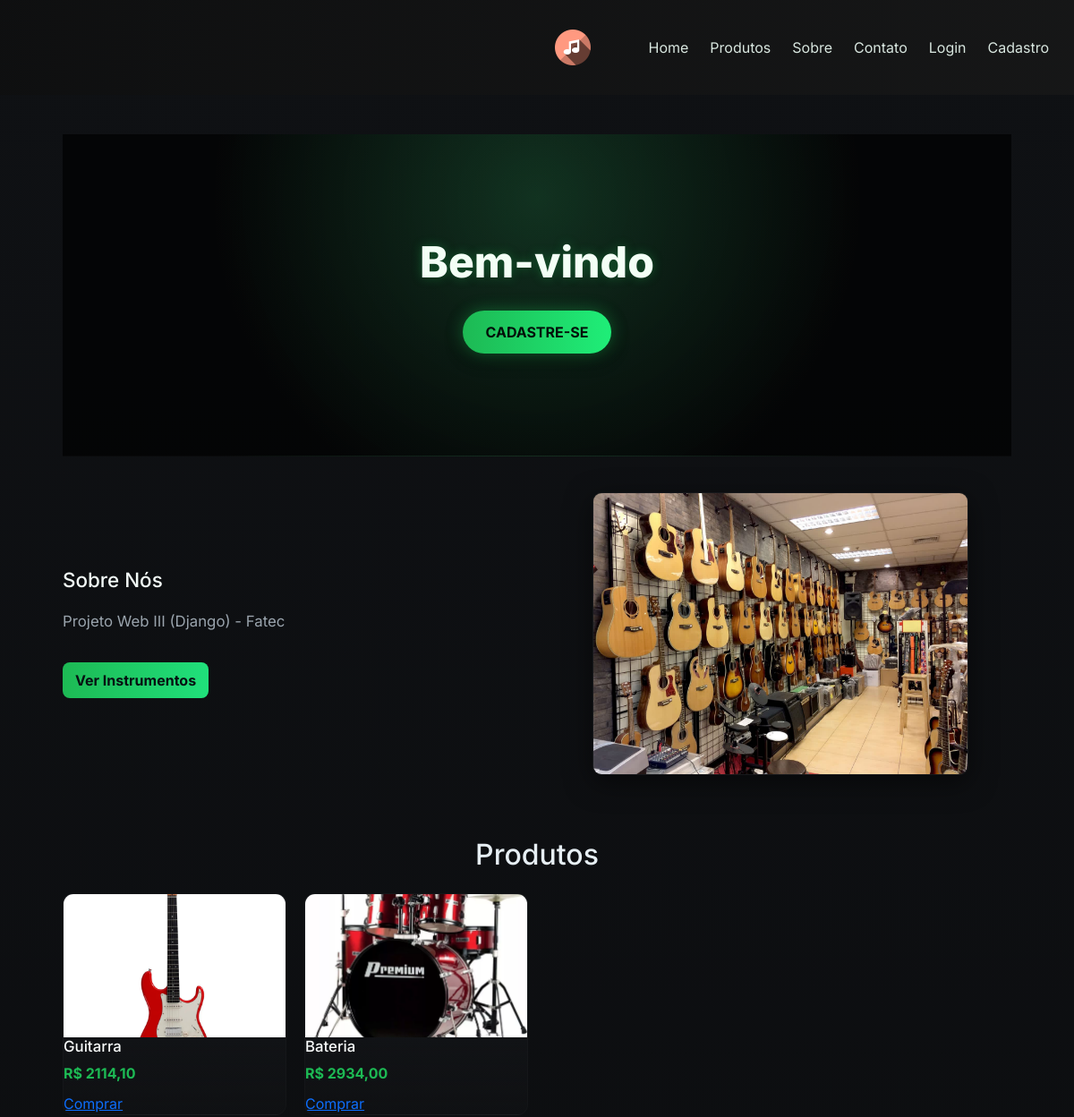
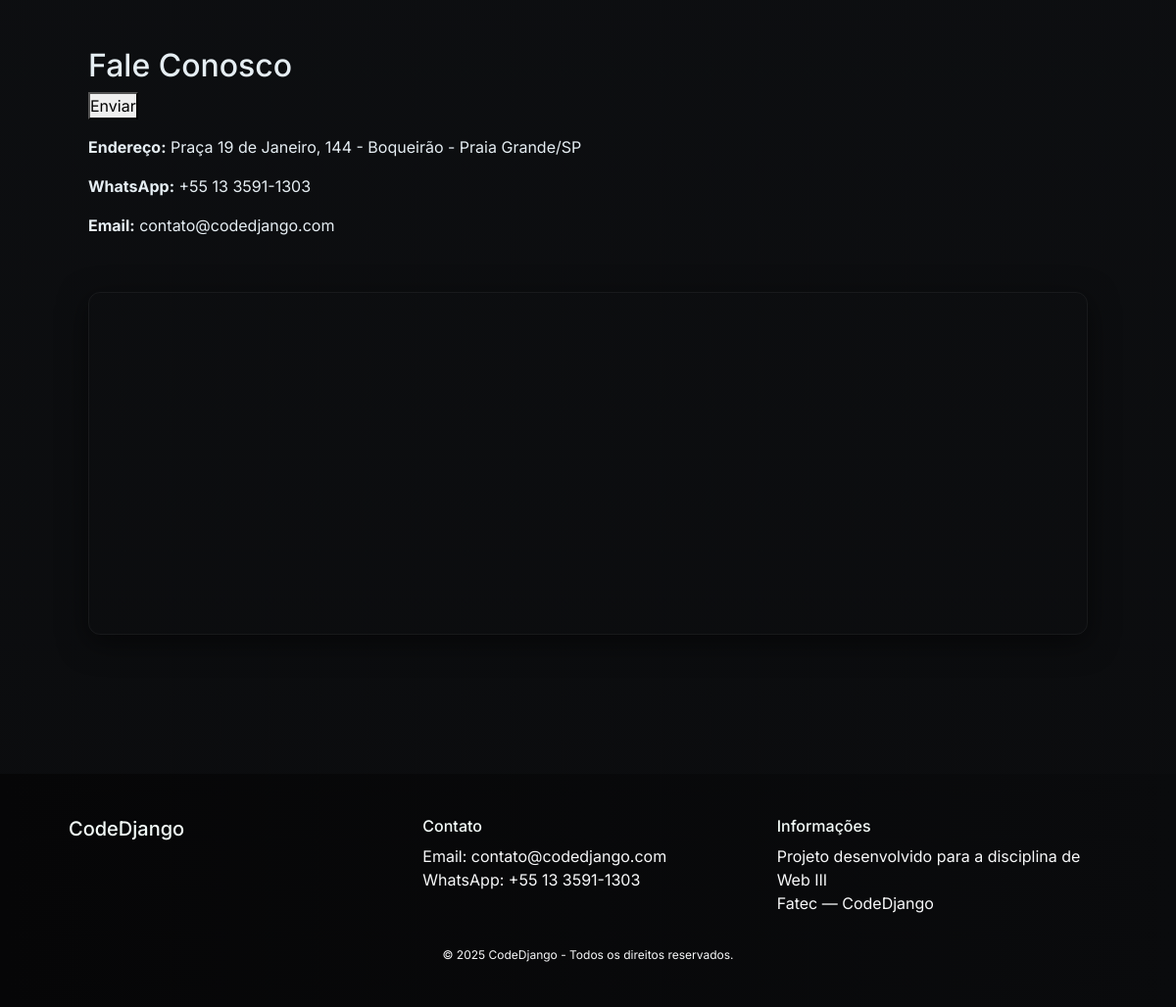
The page / on the database its author committed (2 pictures, top to bottom).
### core/models.py (models this page shows, shortened)
class Pagina(models.Model):
    nome_do_site = models.CharField(max_length=100)
    logo_do_site = models.ImageField(upload_to='logos/')
    texto_chamada = models.CharField(max_length=200)
    texto_sobre = models.TextField()
    imagem_sobre = models.ImageField(upload_to='sobre/')
    endereco = models.CharField(max_length=200)
    email = models.EmailField()
    whatsapp = models.CharField(max_length=20)
    criado_em = models.DateTimeField(auto_now_add=True)
    atualizado_em = models.DateTimeField(auto_now=True)

class Produto(models.Model):
    nome = models.CharField(max_length=100)
    estoque = models.PositiveIntegerField()
    preco = models.DecimalField(max_digits=10, decimal_places=2)
    descricao = models.TextField()
    foto = models.ImageField(upload_to='produtos/')
    criado_em = models.DateTimeField(auto_now_add=True)
    atualizado_em = models.DateTimeField(auto_now=True)

### core/views.py (the view)
# urls.py: path('', views.index, name='index'),
def index(request):
    pagina = Pagina.objects.first()
    produtos = Produto.objects.all()
    return render(request, 'core/index.html', {
        'pagina': pagina,
        'produtos': produtos
    })

### core/context_processors/pagina_context.py (called while the page is built)
def pagina_context(request):
    return {
        'pagina_global': Pagina.objects.first()
    }

### core/templates/core/index.html (shortened to what this page needs)
{% extends "core/base.html" %}
{% load static %}
{% block content %}
<section class="hero hero-enhanced">
    <div class="hero-content">
        <h1 class="hero-title">{{ pagina_global.texto_chamada }}</h1>
        <a href="{% url 'cadastro' %}" class="hero-btn hero-btn-glow">
            CADASTRE-SE
        </a>
    </div>
</section>
<section class="sobre container">
    <div class="sobre-texto">
        <h2 class="section-title">Sobre Nós</h2>
        <p class="text-muted-2" style="font-size:1.05rem; line-height:1.7;">
            {{ pagina_global.texto_sobre }}
        </p>
        <a href="{% url 'produtos' %}" class="btn-primary mt-3" style="display:inline-block;">
            Ver Instrumentos
        </a>
    </div>
    <div class="sobre-imagem">
        {% if pagina_global.imagem_sobre %}
            <img src="{{ pagina_global.imagem_sobre.url }}" alt="Sobre nós" class="sobre-img-enhanced">
        {% else %}
            <div class="section-card center">
                <p class="text-muted-2">
                    (Adicione uma imagem em Admin → Pagina → imagem_sobre)
                </p>
            </div>
        {% endif %}
    </div>
</section>
<section class="produtos-section">
    <h2 class="text-center mb-4">Produtos</h2>
    <div class="produtos-container">
        {% for produto in produtos %}
        <div class="card-produto">
            <img src="{{ produto.foto.url }}" alt="{{ produto.nome }}">
            <h3>{{ produto.nome }}</h3>
            <p class="preco">R$ {{ produto.preco }}</p>
            <a href="{% url 'pedido' produto.id %}" class="btn-comprar">Comprar</a>
        </div>
        {% endfor %}
    </div>
</section>
<section class="contato-section container">
    <h2>Fale Conosco</h2>
    <form method="POST" class="form-contato">
        <button type="submit" class="btn-enviar">Enviar</button>
    </form>
    <div class="contato-info mt-3">
        <p><strong>Endereço:</strong> {{ pagina_global.endereco }}</p>
        <p><strong>WhatsApp:</strong> {{ pagina_global.whatsapp }}</p>
        <p><strong>Email:</strong> {{ pagina_global.email }}</p>
    </div>
</section>
<section class="mapa container mb-5">
    <iframe
    style="width: 100%; height: 350px; border-radius: 12px; border:1px solid rgba(255,255,255,0.05); box-shadow:0 8px 30px rgba(0,0,0,0.5);"
    src="https://www.google.com/maps?q=Praça+19+de+Janeiro,+144+-+Boqueirão,+Praia+Grande,+SP,+11700-100&output=embed"
    loading="lazy">
</iframe>
</section>
{% endblock %}

### core/templates/core/base.html (shortened to what this page needs)
{% load static %}
<!DOCTYPE html>
<html lang="pt-br">
<head>
    <link href="https://cdn.jsdelivr.net/npm/bootstrap@5.3.2/dist/css/bootstrap.min.css" rel="stylesheet">
    <link rel="stylesheet" href="{% static 'core/style.css' %}">
</head>
<body>
<nav class="navbar navbar-expand-lg navbar-dark bg-dark">
    <div class="container mt-3">
    </div>
    <div class="container">
        <a class="navbar-brand" href="{% url 'index' %}">
            {% if pagina.logo_do_site %}
                <img src="{{ pagina.logo_do_site.url }}" style="height: 40px;">
            {% else %}
                {{ pagina.nome_do_site }}
            {% endif %}
        </a>
        <div class="collapse navbar-collapse" id="menu">
            <ul class="navbar-nav ms-auto">
                <li class="nav-item">
                    <a class="nav-link" href="{% url 'index' %}">Home</a>
                </li>
                <li class="nav-item">
                    <a class="nav-link" href="{% url 'produtos' %}">Produtos</a>
                </li>
                <li class="nav-item">
                    <a class="nav-link" href="{% url 'sobre' %}">Sobre</a>
                </li>
                <li class="nav-item">
                    <a class="nav-link" href="{% url 'contato' %}">Contato</a>
                </li>
                {% if user.is_authenticated %}
                    <li class="nav-item">
                        <a class="nav-link" href="{% url 'perfil' %}">Perfil</a>
                    </li>
                    <li class="nav-item">
                        <span class="nav-link disabled">
                            Olá, {{ user.username }}
                        </span>
                    </li>
                    <li class="nav-item d-flex align-items-center">
    <form action="{% url 'logout' %}" method="post" class="m-0 p-0">
        {% csrf_token %}
        <button class="nav-link btn p-0 m-0 text-light" style="background:none; border:none;">
            Logout
        </button>
    </form>
</li>
                {% else %}
                    <li class="nav-item">
                        <a class="nav-link" href="{% url 'login' %}">Login</a>
                    </li>
                    <li class="nav-item">
                        <a class="nav-link" href="{% url 'cadastro' %}">Cadastro</a>
                    </li>
                {% endif %}
            </ul>
        </div>
    </div>
</nav>
<div class="container mt-4 mb-5">
    {% block content %}
    {% endblock %}
</div>
<footer class="bg-dark text-light mt-5 pt-4 pb-4">
    <div class="container">
        <div class="row">
            <div class="col-md-4 mb-3">
                <h5>{{ pagina_global.nome_do_site }}</h5>
            </div>
            <div class="col-md-4 mb-3">
                <h6>Contato</h6>
                <p style="margin: 0;">Email: {{ pagina_global.email }}</p>
                <p style="margin: 0;">WhatsApp: {{ pagina_global.whatsapp }}</p>
            </div>
            <div class="col-md-4 mb-3">
                <h6>Informações</h6>
                <p style="margin: 0;">Projeto desenvolvido para a disciplina de Web III</p>
                <p style="margin: 0;">Fatec — {{ pagina_global.nome_do_site }}</p>
            </div>
        </div>
        <div class="text-center mt-3" style="font-size: 12px;">
            © 2025 {{ pagina_global.nome_do_site }} - Todos os direitos reservados.
        </div>
    </div>
</footer>
</body>
</html>

### core/static/core/style.css (style rules this page uses)
* { box-sizing: border-box; margin:0; padding:0; font-family: Inter, system-ui, -apple-system, "Segoe UI", Roboto, "Helvetica Neue", Arial; }
:root { --bg:#0f1114; --surface:#121417; --muted:#9aa4ad; --accent:#1db954; --accent-2:#00a3ff; --card:#15171b; --glass: rgba(255,255,255,0.03); --radius:12px; }
body { background: linear-gradient(180deg,var(--bg), #0b0c0e); color: #e6eef3; -webkit-font-smoothing:antialiased; -moz-osx-font-smoothing:grayscale; line-height:1.5; }
.container { max-width:1100px; margin:0 auto; padding: 20px; }
.navbar { background: linear-gradient(90deg, rgba(10,10,10,0.8), rgba(20,20,20,0.85)); }
.navbar-brand img { height:36px; }
.nav-link { color: #d8e6df !important; margin-left:8px; }
.hero { width:100%; min-height:320px; display:flex; align-items:center; justify-content:center; text-align:center; padding:48px 16px; background:linear-gradient(180deg, rgba(0,0,0,0.25), rgba(0,0,0,0.45)); border-bottom: 1px solid rgba(255,255,255,0.02); }
.hero-btn { display:inline-block; background: linear-gradient(90deg, var(--accent), #20e07b); color:#071012; padding:10px 20px; border-radius: 999px; font-weight:700; text-decoration:none; box-shadow: 0 6px 18px rgba(29,185,84,0.12); }
.section-title { font-size:1.4rem; margin-bottom:18px; color:#f3fbf8; }
.sobre { display:flex; gap:28px; align-items:center; padding:40px 0; }
.sobre-texto { flex:1; }
.sobre-texto p { color:var(--muted); font-size:1rem; }
.sobre-imagem { flex:1; text-align:center; }
.sobre-imagem img { max-width:420px; width:100%; border-radius:10px; box-shadow: 0 8px 30px rgba(0,0,0,0.5); }
.sobre-img-enhanced { max-width: 480px; width: 100%; border-radius: 14px; object-fit: cover; box-shadow: 0 15px 45px rgba(0,0,0,0.6); border:1px solid rgba(255,255,255,0.04); }
.produtos-section { padding:30px 0; }
.produtos-container { display:grid; grid-template-columns: repeat(auto-fill,minmax(220px,1fr)); gap:20px; }
.card-produto { background: linear-gradient(180deg,var(--card), rgba(255,255,255,0.01)); border-radius: 12px; overflow:hidden; display:flex; flex-direction:column; transition: transform .15s ease, box-shadow .15s ease; border:1px solid rgba(255,255,255,0.02); }
.card-produto img { width:100%; height:160px; object-fit:cover; display:block; }
.card-produto h3 { font-size:1.05rem; margin-bottom:8px; color:#f8fbfa; }
.card-produto p.preco { font-weight:700; color:var(--accent); margin-bottom:10px; }
.btn-primary { background: linear-gradient(90deg,var(--accent), #20e07b); color:#071012; padding:8px 14px; border-radius:8px; text-decoration:none; font-weight:700; }
footer { background: linear-gradient(90deg,#060607,#0a0b0d); padding:28px 0; color:var(--muted); }
footer h5, footer h6 { color:#f3fbf8; }
.mapa iframe { width: 100%; height: 320px; border: 0; border-radius: 12px; box-shadow: 0 8px 30px rgba(0,0,0,0.45); }
.hero-enhanced { position: relative; width: 100%; padding: 80px 0; min-height: 360px; display: flex; align-items: center; justify-content: center; text-align: center; background: radial-gradient(circle at 50% 20%, rgba(29,185,84,0.20), rgba(0,0,0,0.70) 60%); }
.hero-content { max-width: 720px; padding: 20px; }
.hero-title { font-size: clamp(2rem, 5vw, 3rem); font-weight: 800; color: #f3fff6; text-shadow: 0 0 12px rgba(29,185,84,0.35); margin-bottom: 26px; }
.hero-btn-glow { display: inline-block; padding: 12px 26px; background: linear-gradient(90deg, var(--accent), #1fee78); color: #04100a; font-weight: 700; border-radius: 999px; text-decoration: none; box-shadow: 0 0 18px rgba(29,185,84,0.45), 0 6px 20px rgba(0,0,0,0.4); transition: transform .2s ease, box-shadow .2s ease; }
.text-muted-2 { color: var(--muted); font-size:0.95rem; }

### rows shown on the page
Pagina: logo_do_site (picture), texto_chamada "Bem-vindo", texto_sobre "Projeto Web III (Django) - Fatec", imagem_sobre (picture), endereco "Praça 19 de Janeiro, 144 - Boqueirão - Praia Grande/SP", whatsapp "+55 13 3591-1303", email "contato@codedjango.com", nome_do_site "CodeDjango"
Produto: foto (picture), nome "Guitarra", preco "2114,10"
Produto: foto (picture), nome "Bateria", preco "2934,00"
